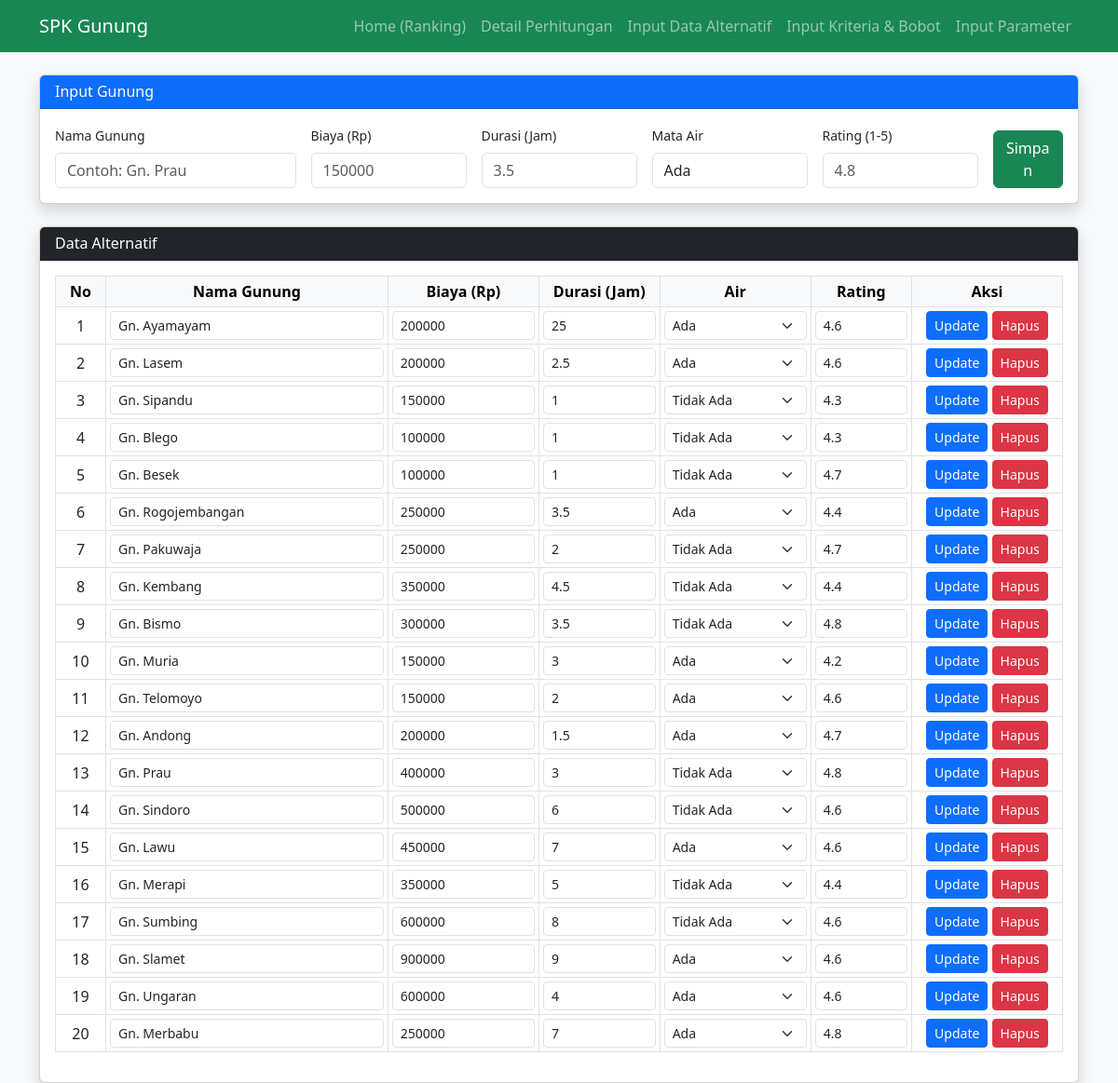
The page /alternatif.php on the database its author committed.
### tables this page shows
CREATE TABLE `tb_alternatif` (
  `id_alternatif` int(11) NOT NULL,
  `nama_alternatif` varchar(100) DEFAULT NULL,
  `k1_val` double DEFAULT NULL,
  `k2_val` double DEFAULT NULL,
  `k3_val` varchar(20) DEFAULT NULL,
  `k4_val` double DEFAULT NULL
);

### alternatif.php (the view, shortened to what this page needs)
<?php
include 'koneksi.php';
include 'header.php';
?>
<div class="container mt-4">
    <div class="card shadow mb-4">
        <div class="card-header bg-primary text-white">
            <h6 class="m-0">Input Gunung</h6>
        </div>
        <div class="card-body">
            <form method="POST" class="row g-3">
                <div class="col-md-3">
                    <label class="form-label small">Nama Gunung</label>
                    <input type="text" name="nama" class="form-control" placeholder="Contoh: Gn. Prau" required>
                </div>
                <div class="col-md-2">
                    <label class="form-label small">Biaya (Rp)</label>
                    <input type="number" name="k1" class="form-control" placeholder="150000" required>
                </div>
                <div class="col-md-2">
                    <label class="form-label small">Durasi (Jam)</label>
                    <input type="number" step="0.1" name="k2" class="form-control" placeholder="3.5" required>
                </div>
                <div class="col-md-2">
                    <label class="form-label small">Mata Air</label>
                    <select name="k3" class="form-control">
                        <option value="Ada">Ada</option>
                    </select>
                </div>
                <div class="col-md-2">
                    <label class="form-label small">Rating (1-5)</label>
                    <input type="number" step="0.1" name="k4" class="form-control" placeholder="4.8" required>
                </div>
                <div class="col-md-1 d-flex align-items-end">
                    <button type="submit" name="simpan" class="btn btn-success w-100">Simpan</button>
                </div>
            </form>
        </div>
    </div>
    <div class="card shadow">
        <div class="card-header bg-dark text-white">
            <h6 class="m-0">Data Alternatif</h6>
        </div>
        <div class="card-body">
            <div class="table-responsive">
                <table class="table table-bordered table-sm align-middle">
                    <thead class="table-light text-center">
                        <tr>
                            <th width="5%">No</th>
                            <th>Nama Gunung</th>
                            <th width="15%">Biaya (Rp)</th>
                            <th width="12%">Durasi (Jam)</th>
                            <th width="15%">Air</th>
                            <th width="10%">Rating</th>
                            <th width="15%">Aksi</th>
                        </tr>
                    </thead>
                    <tbody>
                        <?php
                        $q = mysqli_query($conn, "SELECT * FROM tb_alternatif ORDER BY id_alternatif DESC");
                        $no = 1;
                        while($d = mysqli_fetch_assoc($q)):
                        ?>
                        <form method="POST">
                        <tr>
                            <td class="text-center"><?=$no++?></td>
                            <td>
                                <input type="text" name="nama" class="form-control form-control-sm" value="<?=$d['nama_alternatif']?>">
                            </td>
                            <td>
                                <input type="number" name="k1" class="form-control form-control-sm" value="<?=$d['k1_val']?>">
                            </td>
                            <td>
                                <input type="number" step="0.1" name="k2" class="form-control form-control-sm" value="<?=$d['k2_val']?>">
                            </td>
                            <td>
                                <select name="k3" class="form-select form-select-sm">
                                    <option value="Ada" <?=($d['k3_val']=='Ada')?'selected':''?>>Ada</option>
                                    <option value="Tidak Ada" <?=($d['k3_val']=='Tidak Ada')?'selected':''?>>Tidak Ada</option>
                                </select>
                            </td>
                            <td>
                                <input type="number" step="0.1" name="k4" class="form-control form-control-sm" value="<?=$d['k4_val']?>">
                            </td>
                            <td class="text-center">
                                <button type="submit" name="update" class="btn btn-primary btn-sm">Update</button>
                                <a href="?hapus=<?=$d['id_alternatif']?>" class="btn btn-danger btn-sm" onclick="return confirm('Hapus data ini?')">Hapus</a>
                            </td>
                        </tr>
                        </form>
                        <?php endwhile; ?>
                    </tbody>
                </table>
            </div>
        </div>
    </div>
</div>
</body>
</html>

### rows shown on the page
tb_alternatif: nama "Gn. Ayamayam", k1 "200000", k2 "25", k3 "Ada", k4 "4.6"
tb_alternatif: nama "Gn. Lasem", k1 "200000", k2 "2.5", k3 "Ada", k4 "4.6"
tb_alternatif: nama "Gn. Sipandu", k1 "150000", k2 "1", k3 "Tidak Ada", k4 "4.3"
tb_alternatif: nama "Gn. Blego", k1 "100000", k2 "1", k3 "Tidak Ada", k4 "4.3"
tb_alternatif: nama "Gn. Besek", k1 "100000", k2 "1", k3 "Tidak Ada", k4 "4.7"
tb_alternatif: nama "Gn. Rogojembangan", k1 "250000", k2 "3.5", k3 "Ada", k4 "4.4"
tb_alternatif: nama "Gn. Pakuwaja", k1 "250000", k2 "2", k3 "Tidak Ada", k4 "4.7"
tb_alternatif: nama "Gn. Kembang", k1 "350000", k2 "4.5", k3 "Tidak Ada", k4 "4.4"
tb_alternatif: nama "Gn. Bismo", k1 "300000", k2 "3.5", k3 "Tidak Ada", k4 "4.8"
tb_alternatif: nama "Gn. Muria", k1 "150000", k2 "3", k3 "Ada", k4 "4.2"
tb_alternatif: nama "Gn. Telomoyo", k1 "150000", k2 "2", k3 "Ada", k4 "4.6"
tb_alternatif: nama "Gn. Andong", k1 "200000", k2 "1.5", k3 "Ada", k4 "4.7"
tb_alternatif: nama "Gn. Prau", k1 "400000", k2 "3", k3 "Tidak Ada", k4 "4.8"
tb_alternatif: nama "Gn. Sindoro", k1 "500000", k2 "6", k3 "Tidak Ada", k4 "4.6"
tb_alternatif: nama "Gn. Lawu", k1 "450000", k2 "7", k3 "Ada", k4 "4.6"
tb_alternatif: nama "Gn. Merapi", k1 "350000", k2 "5", k3 "Tidak Ada", k4 "4.4"
tb_alternatif: nama "Gn. Sumbing", k1 "600000", k2 "8", k3 "Tidak Ada", k4 "4.6"
tb_alternatif: nama "Gn. Slamet", k1 "900000", k2 "9", k3 "Ada", k4 "4.6"
tb_alternatif: nama "Gn. Ungaran", k1 "600000", k2 "4", k3 "Ada", k4 "4.6"
tb_alternatif: nama "Gn. Merbabu", k1 "250000", k2 "7", k3 "Ada", k4 "4.8"
